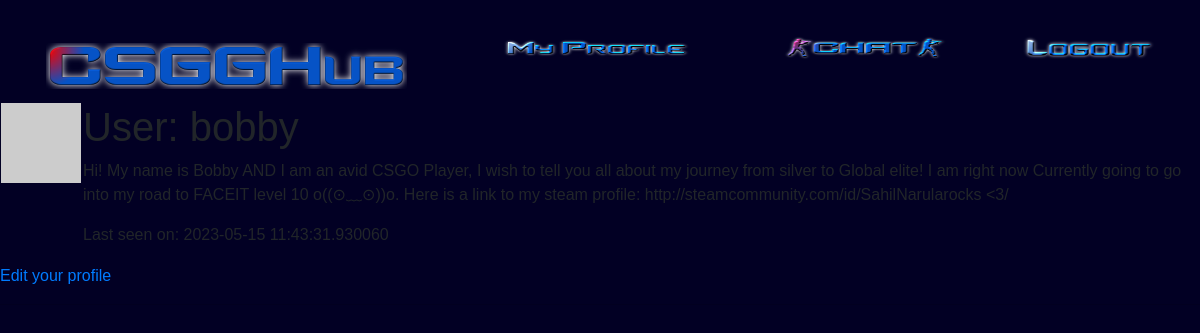
The app's page /profile (signed in) with its own data.
### app/models.py (models this page shows, shortened)
class User(UserMixin, db.Model):
    id = db.Column(db.Integer, primary_key=True)
    username = db.Column(db.String(64), index=True, unique=True)
    email = db.Column(db.String(120), index=True, unique=True)
    password_hash = db.Column(db.String(128))
    rank_id = db.Column(db.Integer, db.ForeignKey('rank.id'))
    private = db.Column(db.Boolean, default=False)
    chat = db.relationship('Chat', backref='author', lazy='dynamic')
    created_rooms = db.relationship('ChatRoom', backref='creator', lazy='dynamic')
    fav_weapons = db.relationship('FavWeapon', backref='user', lazy='dynamic')
    fav_maps = db.relationship('FavMap', backref='user', lazy='dynamic')
    about_me = db.Column(db.String(300))
    last_seen = db.Column(db.DateTime, default=datetime.utcnow)
    def avatar(self, size):
        digest = md5(self.email.lower().encode('utf-8')).hexdigest()
        return 'https://www.gravatar.com/avatar/{}?d=identicon&s={}'.format(
            digest, size)

### app/routes.py (the view)
@app.route('/profile')
@login_required
def profile():
    user = {'username': 'Miguel'}
    posts = [
    {
    'author': {'username': 'John'},
    'body': 'Beautiful day in Portland!'
    },
    {
    'author': {'username': 'Susan'},
    'body': 'The Avengers movie was so cool!'
    }
    ]
    return render_template("profile.html", title='My Profile', posts=posts)

### app/models.py (called while the page is built)
@login.user_loader
def load_user(id):
    return User.query.get(int(id))

### app/routes.py (called while the page is built)
@app.before_request
def before_request():
    if current_user.is_authenticated:
        current_user.last_seen = datetime.utcnow()
        db.session.commit()

### app/templates/profile.html
{% extends "base.html" %}
{% block content %}
    <table>
        <tr valign="top">
            <td><img src="{{ current_user.avatar(128) }}"></td>
            <td><h1>User: {{ current_user.username }}</h1>
                {% if current_user.about_me %}<p>{{ current_user.about_me }}</p>{% endif %}
                {% if current_user.last_seen %}<p>Last seen on: {{ current_user.last_seen }}</p>{% endif %}
            </td>
        </tr>
    </table>
            {% if current_user == current_user %}
            <p><a href="{{ url_for('edit_profile') }}">Edit your profile</a></p>
            {% endif %}
    <hr>
{% endblock %}

### app/templates/base.html (shortened to what this page needs)
<!DOCTYPE html>
<html lang="en">
<head>
    <link rel="stylesheet" href="https://cdn.jsdelivr.net/npm/bootstrap@4.3.1/dist/css/bootstrap.min.css">
    <link rel="stylesheet" href="../static/style.css">
</head>
<body>
    <div>
        <header>
            <nav class="navbar navbar-expand-sm  navigation ">
                {% if current_user.is_anonymous %}
                <a class="navbar-brand" href="{{ url_for('homePage') }}"><img class="logo" src="../static/LogoNav.png" alt="CSSGLogo"></a>
                {% else %}
                <a class="navbar-brand" href="{{ url_for('homePage') }}"><img class="logo" src="../static/Logo2Nav.png" alt="CSSGLogo"></a>
                {% endif %}
                <div class="collapse navbar-collapse pos" >
                    <ul class="navbar-nav">
                        {% if current_user.is_anonymous %}
                        <!-- <li >
                            <a class="col-6"  href="{{ url_for('homePage') }}"><img  src="../static/WelcomeNav.png" alt="Welcome"></span></a>
                        </li> -->
                        <li >
                            <a class="col-6 "  href="{{ url_for('login') }}"><img class="navicons" src="../static/LoginNav.png" alt="Login"></a>
                        </li>
                        <li>
                            <a class="col-6" href="{{ url_for('register') }}"><img class="navicons" src="../static/RegisterNav.png" alt="Register"></a>
                        </li>
                        {% else %}
                        <li>
                            <a class="col-6" href="{{ url_for('profile') }}"><img class="navicons" src="../static/ProfileNav.png" alt="My Profile"></span></a>
                        </li>
                        <li>
                            <a class="col-6" href="{{ url_for('chat') }}"><img class="navicons" src="../static/ChatNav.png" alt="Chat"></a>
                        </li>
                        <li>
                            <a class="col-6" href="{{ url_for('logout') }}"><img class="navicons" src="../static/LogoutNav.png" alt="Logout"></a>
                        </li>
                        {% endif %}
                    </ul>
                </div>
                </nav>
        </header>
    </div>
    {% block content%}
    {% endblock %}
</body>
</html>

### app/static/style.css (style rules this page uses)
.navigation { margin-top: 30px; margin-left: 30px; }
* { font-family: Arial, Helvetica, sans-serif; }
body { background-color: rgb(2, 0, 36); background-color: linear-gradient(90deg, rgba(2, 0, 36, 1) 0%, rgba(9, 9, 121, 1) 35%, rgba(0, 212, 255, 1) 100%); }
.logo { width: 50%; }
.navicons { width: 70%; height: 60%; }
.pos { position: absolute; top: 5px; right: 0; }

### records on screen
User: username "bobby", about_me "Hi! My name is Bobby AND I am an avid CSGO Player, I wish to tell you all about my journey from silver to Global elite! I am right now Currently going to go into my road to FACEIT level 10 o((⊙﹏⊙))o. Here is a link to my steam profile: http://steamcommunity.com/id/SahilNarularocks <3/", last_seen "2023-05-15 11:43:31.930060"
